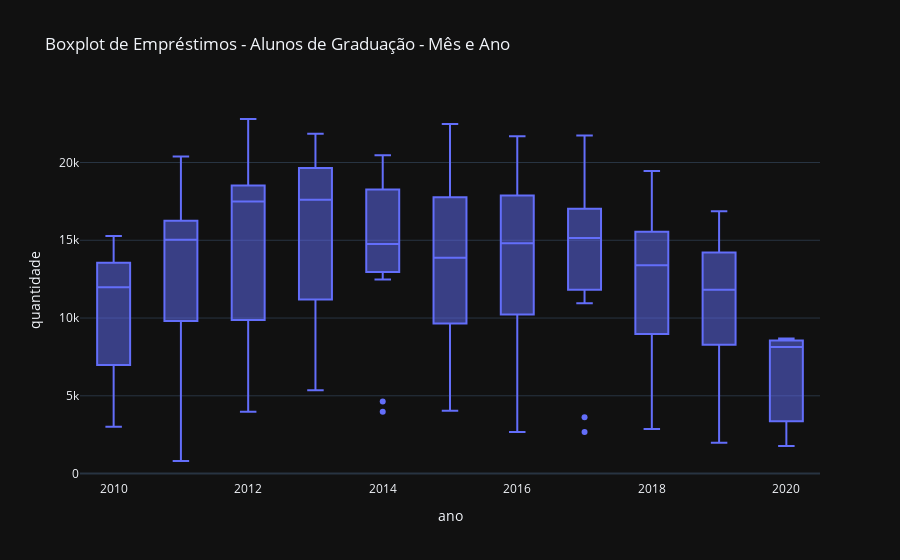

Notebook cell for this chart:
### Code cell
fig = px.box(graduacao_circulante, y = 'quantidade', x = 'ano', title = 'Boxplot de Empréstimos - Alunos de Graduação - Mês e Ano', template='plotly_dark')
fig.show()
fig.write_html('graduacao.html')
